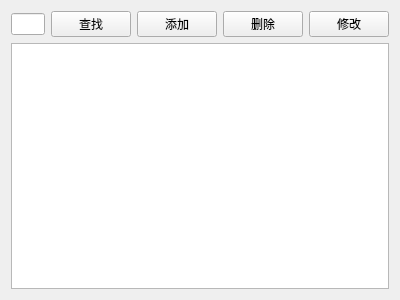
<?xml version="1.0" encoding="UTF-8"?>
<ui version="4.0">
 <class>DepartmentView</class>
 <widget class="QWidget" name="DepartmentView">
  <property name="geometry">
   <rect>
    <x>0</x>
    <y>0</y>
    <width>400</width>
    <height>300</height>
   </rect>
  </property>
  <property name="windowTitle">
   <string>科室管理</string>
  </property>
  <layout class="QVBoxLayout" name="verticalLayout_2">
   <item>
    <layout class="QVBoxLayout" name="verticalLayout">
     <item>
      <layout class="QHBoxLayout" name="horizontalLayout">
       <item>
        <widget class="QLineEdit" name="txtSearch"/>
       </item>
       <item>
        <widget class="QPushButton" name="btSearch">
         <property name="text">
          <string>查找</string>
         </property>
        </widget>
       </item>
       <item>
        <widget class="QPushButton" name="btAdd">
         <property name="text">
          <string>添加</string>
         </property>
        </widget>
       </item>
       <item>
        <widget class="QPushButton" name="btDelete">
         <property name="text">
          <string>删除</string>
         </property>
        </widget>
       </item>
       <item>
        <widget class="QPushButton" name="btEdit">
         <property name="text">
          <string>修改</string>
         </property>
        </widget>
       </item>
      </layout>
     </item>
     <item>
      <widget class="QTableView" name="tableView"/>
     </item>
    </layout>
   </item>
  </layout>
 </widget>
 <resources/>
 <connections/>
</ui>
